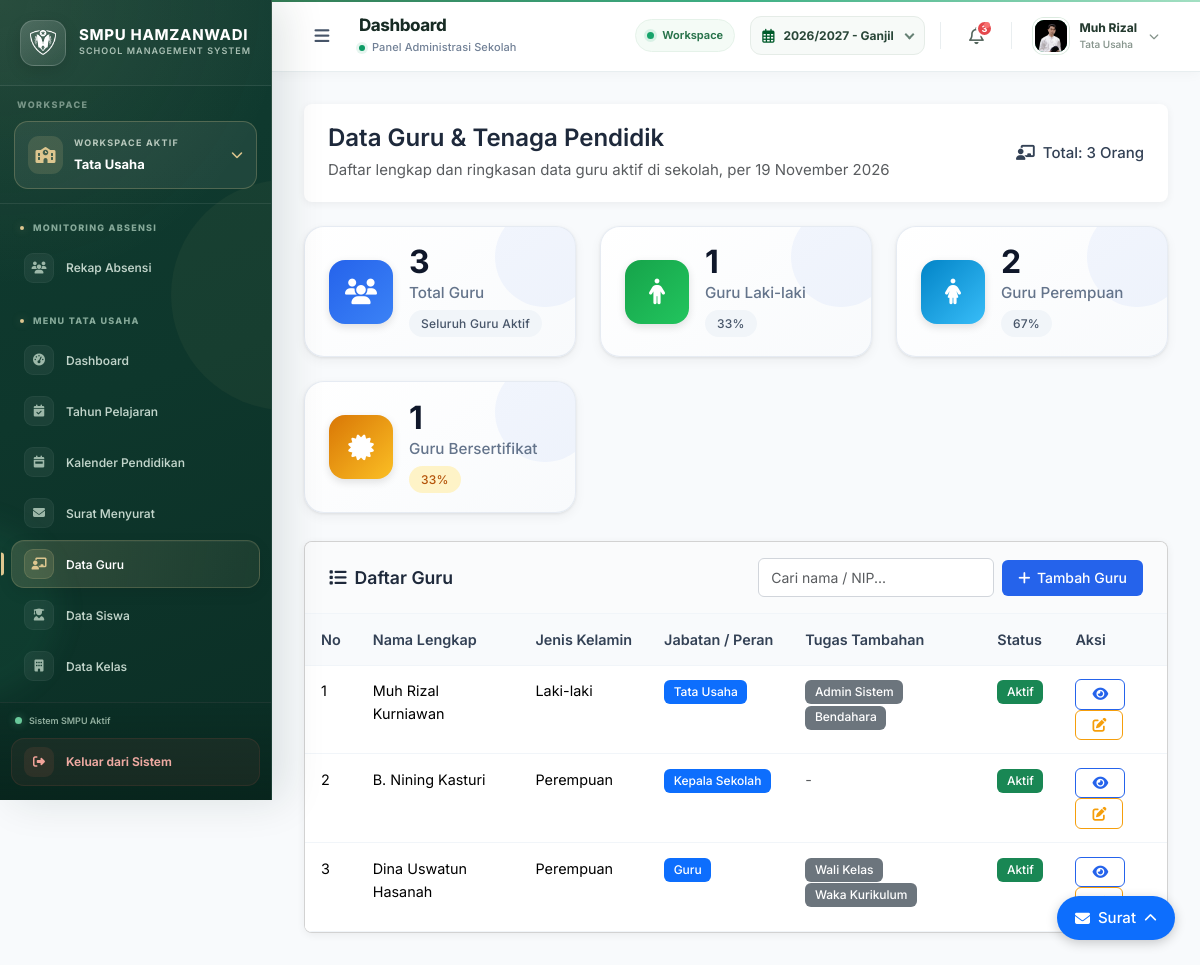
The app's page /guru/ (signed in) with its own data.
### models.py (models this page shows, shortened)
class Guru(db.Model):
    __tablename__ = 'guru'
    nip = db.Column(db.String(50), nullable=True)
    nik = db.Column(db.String(20), nullable=True)
    gelar_depan = db.Column(db.String(30), nullable=True)
    gelar_belakang = db.Column(db.String(50), nullable=True)
    pendidikan_terakhir = db.Column(db.String(10), nullable=True)
    status_pernikahan = db.Column(db.String(20), nullable=True)
    id = db.Column(db.String(6), primary_key=True, unique=True, nullable=False)
    nama = db.Column(db.String(100), nullable=False)
    jenis_kelamin = db.Column(db.String(20), nullable=False)
    tempat_lahir = db.Column(db.String(100))
    tanggal_lahir = db.Column(db.Date)
    jabatan = db.Column(db.String(50), nullable=False)
    tugas_tambahan = db.Column(db.Text)
    sertifikasi = db.Column(db.Boolean, default=False)
    status = db.Column(db.String(20), default='Aktif')
    no_hp = db.Column(db.String(20))
    email = db.Column(db.String(100), unique=True, nullable=True)
    alamat = db.Column(db.Text)
    dibuat_pada = db.Column(db.DateTime, default=datetime.utcnow)
    foto_profil = db.Column(db.String(255), nullable=True)
    akun = db.relationship('User', backref='guru', uselist=False)

### routes/sections/data_guru.py (the view)
@data_guru_bp.route('/')
def halaman_data_guru():
    if not session.get('logged_in'):
        return redirect(url_for('login.halaman_login'))
    if not bisa_lihat():
        flash("Anda tidak memiliki hak akses ke halaman ini", "danger")
        return redirect(url_for('dashboard.index'))
    semua_guru = Guru.query.all()
    total_guru = len(semua_guru)
    guru_laki = Guru.query.filter_by(jenis_kelamin='Laki-laki').count()
    guru_perempuan = Guru.query.filter_by(jenis_kelamin='Perempuan').count()
    guru_sertifikasi = Guru.query.filter_by(sertifikasi=True).count()
    persen_guru_laki = round((guru_laki / total_guru) * 100) if total_guru > 0 else 0
    persen_guru_perempuan = round((guru_perempuan / total_guru) * 100) if total_guru > 0 else 0
    persen_sertifikasi = round((guru_sertifikasi / total_guru) * 100) if total_guru > 0 else 0
    daftar_guru = []
    for g in semua_guru:
        daftar_guru.append({
            'id': g.id,
            'nama': g.nama,
            'email': g.email,
            'jenis_kelamin': g.jenis_kelamin,
            'jabatan': g.jabatan or 'Guru',
            'tugas_tambahan': g.tugas_tambahan.split(',') if g.tugas_tambahan else [],
            'semua_tugas': dapatkan_semua_tugas(g.jabatan, g.tugas_tambahan),
            'status': g.status or 'Aktif',
            'akun': g.akun
        })
    context = {
        'active_page': 'data_guru',
        'sub_page': 'daftar',
        'user_name': session.get('user_name', 'Pengguna'),
        'jabatan': session.get('jabatan', ''),
        'role': session.get('jabatan', ''),
        'daftar_tugas_user': session.get('tugas_tambahan', '').split(',') if session.get('tugas_tambahan') else [],
        'tugas_tambahan': session.get('tugas_tambahan', ''),
        'user': {
            'jabatan': session.get('jabatan', ''),
            'tugas_tambahan': session.get('tugas_tambahan', '')
        },
        'today_date': datetime.now().strftime('%d %B %Y'),
        'today_date_long': datetime.now().strftime('%A, %d %B %Y'),
        'total_guru': total_guru,
        'guru_laki': guru_laki,
        'guru_perempuan': guru_perempuan,
        'persen_guru_laki': persen_guru_laki,
        'persen_guru_perempuan': persen_guru_perempuan,
        'guru_sertifikasi': guru_sertifikasi,
        'persen_sertifikasi': persen_sertifikasi,
        'daftar_guru': daftar_guru,
        'bisa_kelola': bisa_kelola(),
        'bisa_hapus': bisa_hapus(),
        'bisa_atur_akun': bisa_atur_akun()
    }
    return render_template('index.html', halaman_aktif=session.get('halaman_aktif', 'utama'), **context)

### templates/index.html (shortened to what this page needs)
{% extends "layout.html" %}
{% block content %}
{% if active_page == "data_guru" and sub_page == "daftar" %}
    {% include "sections/data_guru.html" %}
{% endif %}
{% endblock %}
{% block extra_css %}
    {% if active_page == "data_guru" %}
        <link rel="stylesheet" href="{{ url_for('static', filename='css/sections/data_guru.css') }}">
    {% endif %}
{% endblock %}

### templates/components/header.html (shortened to what this page needs)
<header class="header" id="adminHeader">
  <div class="header-left">
    <button
      type="button"
      class="toggle-sidebar"
      id="toggleSidebar"
      aria-label="Buka atau tutup sidebar"
      title="Menu navigasi"
    >
      <i class="fas fa-bars"></i>
    </button>
    <div class="header-heading">
      <h2 class="page-title">Dashboard</h2>
      <div class="page-subtitle">
        <span class="subtitle-dot"></span>
        <span>Panel Administrasi Sekolah</span>
      </div>
    </div>
  </div>
  <div class="header-right">
    <div class="system-status" title="Status tampilan sistem">
      <span class="system-status-dot"></span>
      <span>Workspace</span>
    </div>
    {% if g.sistem_mode != 'absensi' %}
    <div class="tahun-pemilih">
      <form action="{{ url_for('umum.ganti_tahun') }}" method="POST">
        <div class="academic-select-wrap">
          <span class="academic-icon">
            <i class="far fa-calendar-alt"></i>
          </span>
          <div class="custom-select">
          </div>
        </div>
      </form>
    </div>
    {% endif %}
    <button
      type="button"
      class="notification-btn"
      aria-label="Notifikasi"
      title="Notifikasi"
    >
      <i class="far fa-bell"></i>
      <span class="notification-badge">3</span>
    </button>
    <div class="user-profile" id="userProfileBtn">
      {% set nama_pengguna = session.get('user_name') or session.get('absensi_user_name', 'Pengguna') %}
      {% set foto = session.get('foto_profil') %}
      <button
        type="button"
        class="user-profile-trigger"
        id="userProfileTrigger"
        aria-label="Buka menu profil pengguna"
        aria-expanded="false"
        aria-controls="userDropdown"
      >
        <div class="user-avatar">
          {% if foto %}
            <img
              src="{{ url_for('tampilkan_foto_profil', filename=foto) }}"
              alt="Foto Profil"
              onerror="this.style.display='none'; this.parentElement.classList.add('avatar-fallback');"
            >
          {% else %}
            {{ nama_pengguna | inisial_avatar }}
          {% endif %}
        </div>
        <div class="user-info">
          <div class="user-name">
            {{ nama_pengguna | nama_singkat_dropdown }}
          </div>
          <div class="user-role">
            {% set aktif = session.get('halaman_aktif') | default('utama') %}
            {% if aktif == 'absensi' %}
              Guru
            {% elif aktif == 'bendahara' %}
              Bendahara
            {% elif aktif == 'admin_sistem' %}
              Admin Sistem
            {% elif aktif == 'wali_kelas' %}
              Wali Kelas
            {% elif aktif == 'waka_kurikulum' %}
              Waka Kurikulum
            {% elif aktif == 'waka_kesiswaan' %}
              Waka Kesiswaan
            {% elif aktif == 'pembina_ekskul' %}
              Pembina Ekstrakurikuler
            {% else %}
              {{ session.get('jabatan') or session.get('role', 'Pengguna Sistem') }}
            {% endif %}
          </div>
        </div>
        <i class="fas fa-chevron-down profile-chevron"></i>
      </button>
    </div>
  </div>
</header>

### templates/sections/data_guru.html (shortened to what this page needs)
<div class="dashboard-container">
    <div class="welcome-box">
        <div>
            <h2>Data Guru & Tenaga Pendidik</h2>
            <p class="text-muted">Daftar lengkap dan ringkasan data guru aktif di sekolah, per {{ today_date }}</p>
        </div>
        <div class="date-box">
            <i class="fas fa-chalkboard-teacher"></i>
            <span>Total: {{ total_guru | default('0') }} Orang</span>
        </div>
    </div>
    <div class="stats-grid">
        <div class="stat-card">
            <div class="stat-icon bg-primary">
                <i class="fas fa-users"></i>
            </div>
            <div class="stat-info">
                <h3>{{ total_guru | default('0') }}</h3>
                <p>Total Guru</p>
                <span class="stat-change neutral">Seluruh Guru Aktif</span>
            </div>
        </div>
        <div class="stat-card">
            <div class="stat-icon bg-success">
                <i class="fas fa-male"></i>
            </div>
            <div class="stat-info">
                <h3>{{ guru_laki | default('0') }}</h3>
                <p>Guru Laki-laki</p>
                <span class="stat-change neutral">{{ persen_guru_laki | default('0') }}%</span>
            </div>
        </div>
        <div class="stat-card">
            <div class="stat-icon bg-info">
                <i class="fas fa-female"></i>
            </div>
            <div class="stat-info">
                <h3>{{ guru_perempuan | default('0') }}</h3>
                <p>Guru Perempuan</p>
                <span class="stat-change neutral">{{ persen_guru_perempuan | default('0') }}%</span>
            </div>
        </div>
        <div class="stat-card">
            <div class="stat-icon bg-warning">
                <i class="fas fa-certificate"></i>
            </div>
            <div class="stat-info">
                <h3>{{ guru_sertifikasi | default('0') }}</h3>
                <p>Guru Bersertifikat</p>
                <span class="stat-change {{ 'positive' if persen_sertifikasi|default(0) >= 80 else 'warning' }}">{{ persen_sertifikasi | default('0') }}%</span>
            </div>
        </div>
    </div>
    <div class="card">
        <div class="card-header d-flex justify-content-between align-items-center flex-wrap gap-2">
            <h4><i class="fas fa-list"></i> Daftar Guru</h4>
            <div class="d-flex gap-2">
                <input type="text" class="form-control form-control-sm" placeholder="Cari nama / NIP..." id="cariGuru">
                {% if bisa_kelola %}
                <a href="{{ url_for('data_guru.tambah_guru') }}" class="btn btn-sm btn-primary">
                    <i class="fas fa-plus"></i> Tambah Guru
                </a>
                {% endif %}
            </div>
        </div>
        <div class="card-body p-0">
            <div class="table-responsive">
                <table class="table table-striped table-hover mb-0">
                    <thead class="table-light">
                        <tr>
                            <th>No</th>
                            <th>Nama Lengkap</th>
                            <th>Jenis Kelamin</th>
                            <th>Jabatan / Peran</th>
                            <th>Tugas Tambahan</th>
                            <th>Status</th>
                            <th>Aksi</th>
                        </tr>
                    </thead>
                    <tbody>
                        {% if daftar_guru %}
                            {% for guru in daftar_guru %}
                            <tr>
                                <td>{{ loop.index }}</td>
                                <td>{{ guru.nama }}</td>
                                <td>{{ guru.jenis_kelamin }}</td>
                                <td>
                                    <span class="badge bg-primary">{{ guru.jabatan | default('Guru') }}</span>
                                </td>
                                <td>
                                    {% if guru.tugas_tambahan %}
                                        {% for tugas in guru.tugas_tambahan %}
                                            <span class="badge bg-secondary me-1">{{ tugas }}</span>
                                        {% endfor %}
                                    {% else %}
                                        <span class="text-muted">-</span>
                                    {% endif %}
                                </td>
                                <td>
                                    {% if guru.status == 'Aktif' %}
                                        <span class="badge bg-success">Aktif</span>
                                    {% else %}
                                        <span class="badge bg-danger">Tidak Aktif</span>
                                    {% endif %}
                                </td>
                                <td>
                                    <a href="{{ url_for('data_guru.detail_guru', id=guru.id) }}" class="btn btn-sm btn-outline-primary" title="Lihat Detail">
                                        <i class="fas fa-eye"></i>
                                    </a>
                                    {% if bisa_kelola %}
                                    <a href="{{ url_for('data_guru.ubah_guru', id=guru.id) }}" class="btn btn-sm btn-outline-warning" title="Ubah Data">
                                        <i class="fas fa-edit"></i>
                                    </a>
                                    {% endif %}
                                </td>
                            </tr>
                            {% endfor %}
                        {% else %}
                            <tr>
                                <td colspan="8" class="text-center text-muted py-4">Belum ada data guru yang terdaftar</td>
                            </tr>
                        {% endif %}
                    </tbody>
                </table>
            </div>
        </div>
    </div>
</div>

### records on screen
Guru: foto_profil (picture), nama "Muh Rizal Kurniawan", jenis_kelamin "Laki-laki", jabatan "Tata Usaha", tugas_tambahan "Admin Sistem" "Bendahara", status "Aktif"
Guru: nama "B. Nining Kasturi", jenis_kelamin "Perempuan", jabatan "Kepala Sekolah", status "Aktif"
Guru: nama "Dina Uswatun Hasanah", jenis_kelamin "Perempuan", jabatan "Guru", tugas_tambahan "Wali Kelas" "Waka Kurikulum", status "Aktif"

### other values on screen
{{ user.jabatan }} "Tata Usaha"
{{ nama_pengguna | nama_singkat_dropdown }} "Muh Rizal"
{{ session.get('jabatan') or session.get('role', 'Pengguna Sistem') }} "Tata Usaha"
{{ total_guru | default('0') }} "3"
{{ guru_laki | default('0') }} "1"
{{ persen_guru_laki | default('0') }} "33"
{{ guru_perempuan | default('0') }} "2"
{{ persen_guru_perempuan | default('0') }} "67"
{{ guru_sertifikasi | default('0') }} "1"
{{ persen_sertifikasi | default('0') }} "33"
